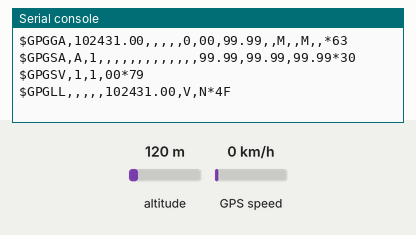
Recording of a program running on a simulated Raspberry Pi Pico running MicroPython. Shown: the last lines printed to the serial console. The test bench sets the inputs (shaded band); at power-on: GPS speed 0 km/h, altitude 120 m. The GPS gets a fix after 3 s at 37.7749, -122.4194 with 8 satellites.

Above: at 1.3 s.
1.4 s: GPS speed set to 30 km/h
At 2.9 s:
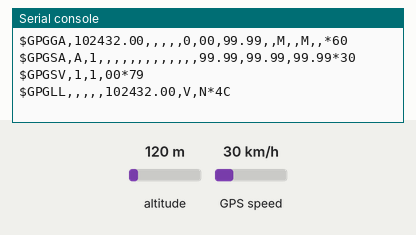
3.6 s: GPS speed set to 90 km/h
At 4.9 s:
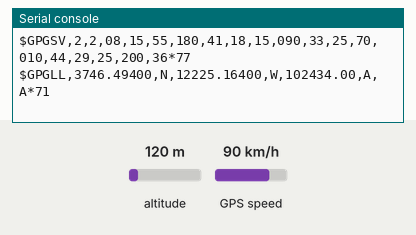
5.6 s: altitude set to 500 m
At 6.7 s:
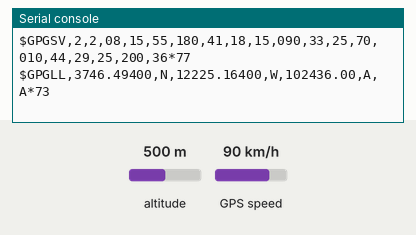
7.6 s: altitude set to 20 m
At 8.9 s:
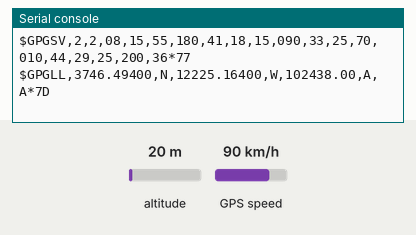
9.6 s: GPS speed set to 118 km/h
At 10.9 s:
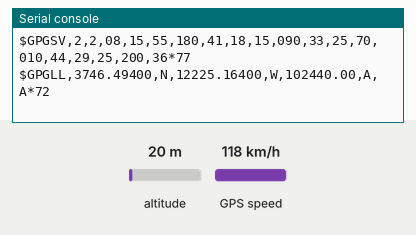
Timing chart, 0 to 12.6 s (numbered marks = the images above; inputs shaded):
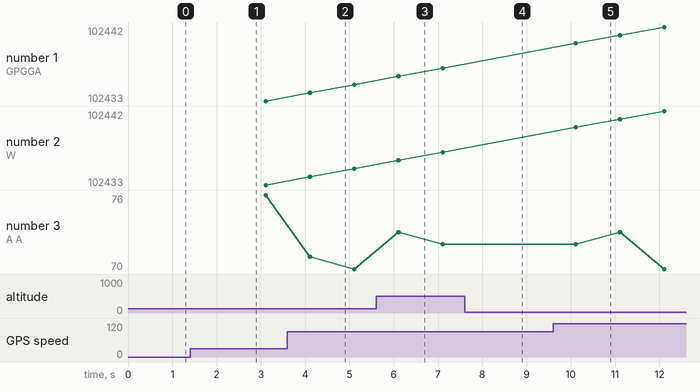

The program:

uart_display.py
```python
from machine import Pin, UART, Timer
import time

rxdata = ""
SENSOR_TYPE_GENARRAY_COMMANDS = ["type", "poll", "pressure", "temp", "hum", "lux", "uvs",
                                 "gas", "voc", "acc0", "acc1", "acc2", "gyr0", "gyr1", "gyr2",
                                 "mag", "hr"]

_SENSOR_TYPE_NONE = "0"		#default
_SENSOR_TYPE_GENARRAY = "1"
_SENSOR_TYPE_GPS = "2"

command_queue_index = 0
connected_sensor_type = "0"
current_command = "none"
connection_checks_failed = 0
ready_next_command = True

#poll the sensors present in the sensor companion pico
def poll_sensors(cb):
    global command_queue_index, current_command, connected_sensor_type, ready_next_command
    #print("Polling sensors: Sensor type is ", connected_sensor_type)
    if connected_sensor_type is _SENSOR_TYPE_NONE:
        current_command = "type"
        uart.write(current_command)
        time.sleep_ms(100)
    elif connected_sensor_type is _SENSOR_TYPE_GENARRAY and ready_next_command:							#Generic sensor array code
        current_command = SENSOR_TYPE_GENARRAY_COMMANDS[command_queue_index]
        #print("Command index: ", command_queue_index, "(", current_command, ")")
        if current_command == "poll":													#If we're polling, make sure we're not doing anything
            ready_next_command = False
        uart.write(current_command)
        command_queue_index += 1
        if command_queue_index > len(SENSOR_TYPE_GENARRAY_COMMANDS) - 1:				#Loop back to the beginning of the array
            #time.sleep_ms(10000)
            command_queue_index = 0
    else:		#the connected sensor type is an unknown type
        ready_next_command = False

def clear_status_commands():
        global current_command#, ready_next_command
        current_command = "none"

#receive data from UART. Print statements here will eventually be replaced
#with calls to write to the OLED.
def rx_data(cb):
    global rxdata, current_command, connected_sensor_type, ready_next_command
    if uart.any():
        rxdata = uart.read().decode()
        print(rxdata)
        if current_command == "type":
            connected_sensor_type = str(rxdata, 'utf8')
            clear_status_commands()
            print("Current type now set to: ", connected_sensor_type)
        elif current_command == "temp":
            print("Temp: ", str(rxdata, 'utf8'), "℃")
            clear_status_commands()
        elif current_command == "pressure":
            print("Pressure: ", str(rxdata, 'utf8'))
            clear_status_commands()
        elif rxdata == "polling complete":
            ready_next_command = True
        else:
            print("Requested: ", current_command, ", Received: ", str(rxdata, 'utf8'))
            clear_status_commands()

def check_if_connected(cb):
    global ready_next_command, connection_checks_failed, connected_sensor_type, command_queue_index
    print("Connection check: checks failed is", connection_checks_failed, " and ready_next_command is ", ready_next_command)
    if ready_next_command is True:
        connection_checks_failed = 0
    else:
        connection_checks_failed = connection_checks_failed + 1
    #if the connection remains unavailable for more than 30 seconds
    #then attempt to establish a new connection.
    if connection_checks_failed > 30:
        connected_sensor_type = "0"
        connection_checks_failed = 0
        command_queue_index = 0
        ready_next_command = True

#uart interrupts are not supported
uart = UART(0, baudrate=9600, tx=Pin(0), rx=Pin(1))
uart.init(bits=8, parity=None, stop=2)

#use a set of timers to implement polling; more reliable than while-true loop
tim = Timer(period=500, mode=Timer.PERIODIC, callback=poll_sensors)
time.sleep_ms(100)
tim2 = Timer(period=500, mode=Timer.PERIODIC, callback=rx_data)
tim3 = Timer(period=1000, mode=Timer.PERIODIC, callback=check_if_connected)


#while True:
#    if uart.any():
#        data = uart.read().decode()
#        print(data)
#        if data== '5':
#            print("received a 5. responding now")
#            uart.write("Sent a 5")
```

Measured:
- after the input at 3.6 s, the serial console: prints a new line after 0.51 s (image 2)
- after the input at 5.6 s, the serial console: prints a new line after 0.51 s (image 3)
- after the input at 7.6 s, the serial console: prints a new line after 0.51 s (image 4)
- after the input at 9.6 s, the serial console: prints a new line after 0.51 s (image 5)
